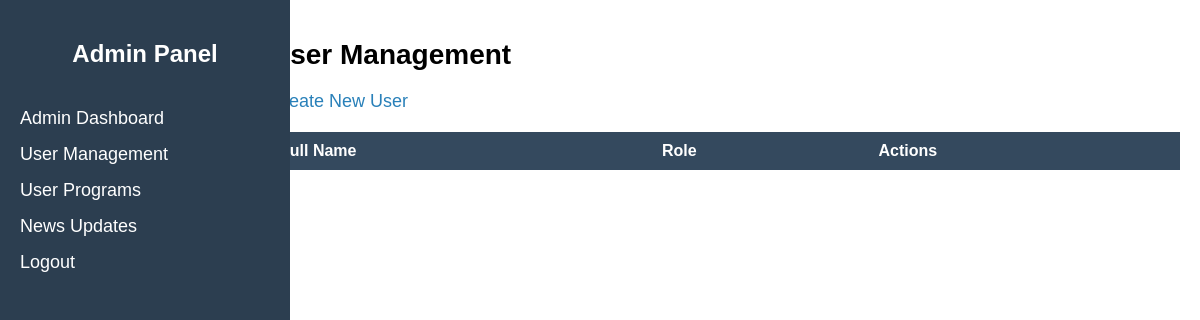
The page /admin_dashboard.php on the database as committed earlier.
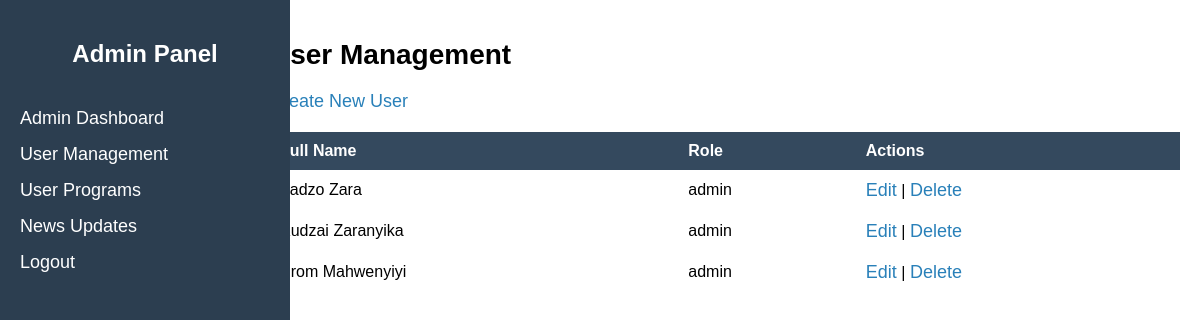
The same page on the database as committed later.
### tables this page shows
CREATE TABLE `users` (
  `user_id` int(11) NOT NULL,
  `username` varchar(50) NOT NULL,
  `fname` varchar(50) NOT NULL,
  `lname` varchar(50) NOT NULL,
  `email` varchar(100) NOT NULL,
  `password` varchar(255) NOT NULL,
  `role` enum('regular','admin') DEFAULT 'regular',
  `profilepic_url` varchar(255) NOT NULL,
  `created_at` timestamp NOT NULL DEFAULT current_timestamp(),
  `updated_at` timestamp NOT NULL DEFAULT current_timestamp() ON UPDATE current_timestamp()
);

### functions.php (called while the page is built, shortened)
<?php
include 'config_.php';
function fetch_all_users() {
    global $conn;
    $query = "SELECT user_id, fname, lname, role FROM users";
    return $conn->query($query);
}
?>

### admin_dashboard.php (the view, shortened to what this page needs)
<?php
include 'functions.php';
$users_result = fetch_all_users();
?>
<!DOCTYPE html>
<html lang="en">
<head>
    <link rel="stylesheet" href="admin.css">
</head>
<body>
    <div class="sidebar">
        <h2>Admin Panel</h2>
        <ul>
            <li><a href="admin_dash.php">Admin Dashboard</a></li>
            <li><a href="admin_dashboard.php"  class="active">User Management</a></li>
            <li><a href="admin_programs.php">User Programs</a></li>
            <li><a href="news_updates.php">News Updates</a></li>
            <li><a href="logout.php">Logout</a></li>
        </ul>
    </div>
    <div class="main-content">
        <h1>User Management</h1>
        <a href="create_user.php">Create New User</a>
        <table>
            <thead>
                <tr>
                    <th>Full Name</th>
                    <th>Role</th>
                    <th>Actions</th>
                </tr>
            </thead>
            <tbody>
                <?php while ($user = $users_result->fetch_assoc()): ?>
                <tr>
                    <td><?php echo $user['fname'] . ' ' . $user['lname']; ?></td>
                    <td><?php echo $user['role']; ?></td>
                    <td>
                        <a href="edit_user.php?id=<?php echo $user['user_id']; ?>">Edit</a> |
                        <a href="delete_user.php?id=<?php echo $user['user_id']; ?>">Delete</a>
                    </td>
                </tr>
                <?php endwhile; ?>
            </tbody>
        </table>
    </div>
</body>
</html>

### admin.css (style rules this page uses)
body { font-family: Arial, sans-serif; margin: 0; padding: 0; display: flex; min-height: 100vh; }
.sidebar { width: 250px; background-color: #2c3e50; color: white; padding: 20px; height: 100vh; position: fixed; }
.sidebar h2 { text-align: center; color: #fff; margin-bottom: 40px; }
.sidebar ul { list-style-type: none; padding-left: 0; }
.sidebar ul li { margin: 15px 0; }
.sidebar ul li a { color: white; text-decoration: none; font-size: 18px; }
.main-content { margin-left: 250px; padding: 20px; width: 100%; }
.main-content h1 { font-size: 28px; margin-bottom: 20px; }
.main-content table { width: 100%; border-collapse: collapse; margin-top: 20px; }
.main-content table th, .main-content table td { padding: 10px; text-align: left; }
.main-content table th { background-color: #34495e; color: white; }
.main-content table td a { color: #2980b9; text-decoration: none; }
.main-content a { color: #2980b9; text-decoration: none; font-size: 18px; }

Rows that differ between the two databases and show on the page:
added users: fname "Fadzo", lname "Zara", role "admin"
added users: fname "Kudzai", lname "Zaranyika", role "admin"
added users: fname "Prom", lname "Mahwenyiyi", role "admin"
